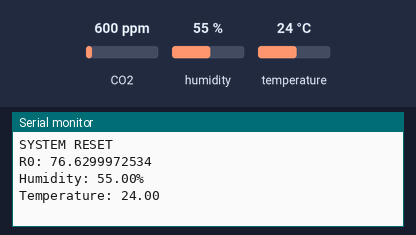
Bench run of a sketch on a simulated Arduino Uno, built with avr-gcc and run on an emulated ATmega328P. On the bench: the last lines printed to the serial monitor. Inputs (shaded band) come from the test bench; at power-on: CO2 600 ppm, humidity 55 %, temperature 24 °C.

Above: at 1.2 s.
1.3 s: CO2 set to 452 ppm
At 3.1 s:
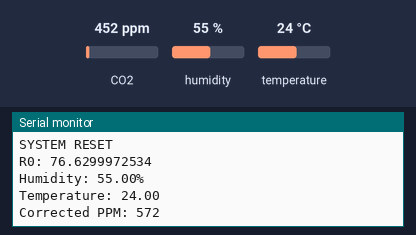
At 7.3 s:
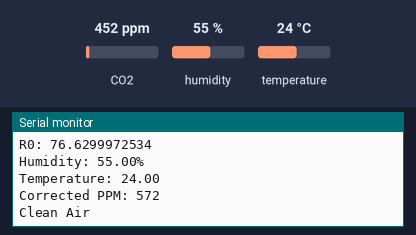

Measured:
- after the input at 1.3 s, the serial monitor: prints a new line after 0.34 s (image 1)

The sketch:

SensorFirmware.ino
```cpp
#include <MQ135.h>//GEORG K github library
#include <DHT11.h>//library found in github
#include <SoftwareSerial.h> //we will need it for communication between application and ibeacon

DHT11 Dht11(4); //it is assigned to d4 of arduino, check circuit(1) of documentation
SoftwareSerial mySerial(7,8);

char bytebucket[16];

void byte2ASCII0x(unsigned char value, char * location){
  int v0 = value / 16;
  int v1 = value % 16;
  if(v0 >= 10){
    location[0] = v0 - 10 + 'A';
  }else{
    location[0] = v0 + '0';
  }
  if(v1 >= 10){
    location[1] = v1 - 10 + 'A';
  }else{
    location[1] = v1 + '0';
  }
}

void setup() {

  pinMode(A0,INPUT);//setting the co2 sensor in pin a0 as input

  pinMode(4, INPUT);//setting the temp/hum sensor in d4 as input

  Serial.begin(9600); //baud rate of 9600
  mySerial.begin(9600);

  Serial.println("SYSTEM RESET");
}

void loop() {
   long sumCo2 = 0.0;
  char readingAt[14] = "AT+MINO0x00FF";

  MQ135 g0 = MQ135(A0); //initializing the sensor with the correct pin

  float rzero = g0.getRZero(); /*needed to calculate rzero */

  Serial.print("R0: ");
  Serial.print(rzero,DEC); //displaying sensor to update code witg new RZERO
  Serial.println(" ");

  float temp;
  float hum;

  int x = Dht11.read(hum,temp); // finding our the temperature and humidity values and assigning constantly

  Serial.print("Humidity: ");
  Serial.print(hum);
  Serial.println("%");

  Serial.print("Temperature: ");
  Serial.print(temp);
  Serial.println(" ");

  for(int i = 0; i < 16; i++){
    sumCo2 += (long) g0.getCorrectedPPM(hum, temp); // we are using the corrected ppm values which means that we are including temperature and humidity
    delay(100);
  }


  unsigned int ppm = (unsigned int) sumCo2/16;

  Serial.print("Corrected PPM: ");
  Serial.print(ppm); // displaying ppm in the terminal
  Serial.println(" ");

  mySerial.print(F("AT+IBEA0"));
  mySerial.readBytes(bytebucket,8);
  mySerial.print(F("AT+MINO?"));
  mySerial.readBytes(bytebucket,13);//OK+Get:0x0100
  strncpy(readingAt+9,bytebucket+9,2);
  byte2ASCII0x((unsigned char)(ppm / 100), readingAt+11);

  mySerial.print(readingAt);
  mySerial.readBytes(bytebucket,13);
  mySerial.print(F("AT+IBEA1"));
  mySerial.readBytes(bytebucket,8);

  mySerial.print(F("AT+RESET"));
  mySerial.readBytes(bytebucket,8);

  //this conditions are only to display on the applications
  if(ppm > 5000)
  {
    Serial.println("Critical CO2");
  }
  else if(ppm >= 2000 && ppm < 5000)
  {
    Serial.println("Severe CO2");
  }
  else if(ppm >= 1000 && ppm < 2000)
  {
    Serial.println("Substantial CO2");
  }
  else if(ppm >= 250 && ppm < 1000)
  {
    Serial.println("Clean Air ");
  }
  else if( ppm < 250)
  {
    Serial.println("Low CO2");
  }
  delay(30000);
  Serial.println(" ");
}
```
